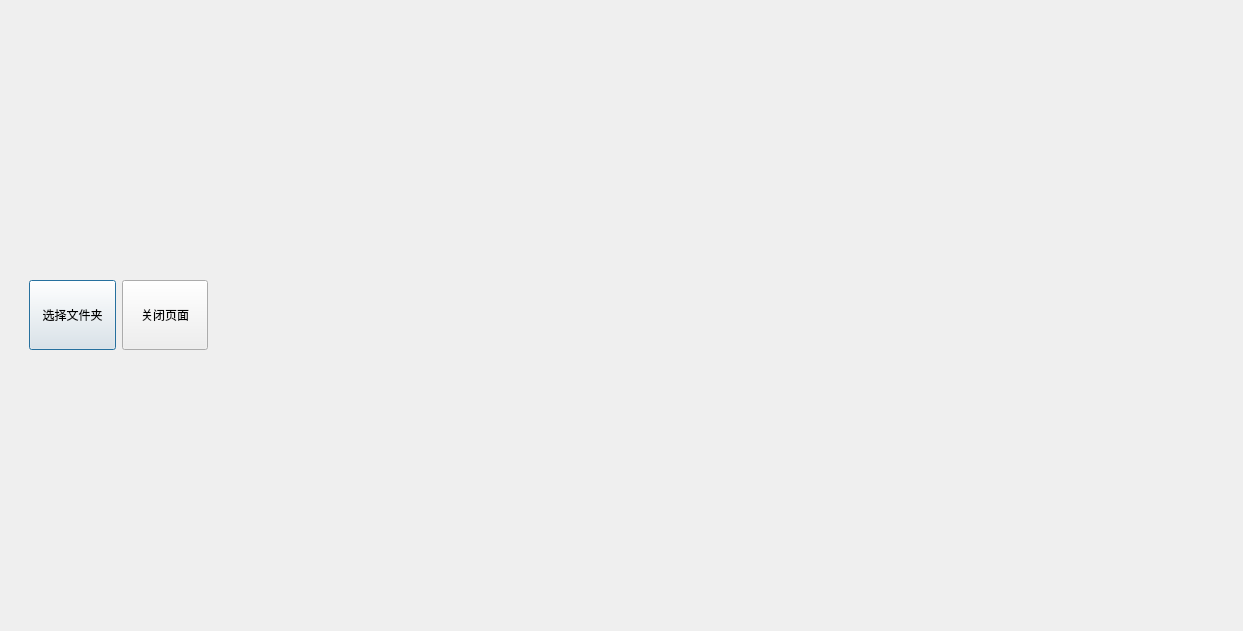
<?xml version="1.0" encoding="UTF-8"?>
<ui version="4.0">
 <class>WindowOne</class>
 <widget class="QDialog" name="WindowOne">
  <property name="geometry">
   <rect>
    <x>0</x>
    <y>0</y>
    <width>1239</width>
    <height>631</height>
   </rect>
  </property>
  <property name="windowTitle">
   <string>Dialog</string>
  </property>
  <layout class="QHBoxLayout" name="horizontalLayout" stretch="3,7">
   <item>
    <widget class="QWidget" name="widgetLeft" native="true">
     <property name="minimumSize">
      <size>
       <width>215</width>
       <height>0</height>
      </size>
     </property>
     <layout class="QVBoxLayout" name="verticalLayout_2" stretch="2,8">
      <item>
       <widget class="QWidget" name="widget_Btn" native="true">
        <layout class="QHBoxLayout" name="horizontalLayout_2">
         <item>
          <widget class="QPushButton" name="openBtn">
           <property name="minimumSize">
            <size>
             <width>0</width>
             <height>70</height>
            </size>
           </property>
           <property name="text">
            <string>选择文件夹</string>
           </property>
          </widget>
         </item>
         <item>
          <widget class="QPushButton" name="closeBtn">
           <property name="minimumSize">
            <size>
             <width>0</width>
             <height>70</height>
            </size>
           </property>
           <property name="text">
            <string>关闭页面</string>
           </property>
          </widget>
         </item>
        </layout>
       </widget>
      </item>
      <item>
       <layout class="QVBoxLayout" name="proLayout"/>
      </item>
     </layout>
    </widget>
   </item>
   <item>
    <widget class="QWidget" name="widgetRight" native="true">
     <property name="minimumSize">
      <size>
       <width>1000</width>
       <height>600</height>
      </size>
     </property>
     <property name="maximumSize">
      <size>
       <width>16777215</width>
       <height>16777215</height>
      </size>
     </property>
     <layout class="QVBoxLayout" name="verticalLayout" stretch="8,2">
      <item>
       <layout class="QVBoxLayout" name="picLayout"/>
      </item>
      <item>
       <layout class="QHBoxLayout" name="resLayout"/>
      </item>
     </layout>
    </widget>
   </item>
  </layout>
 </widget>
 <resources/>
 <connections/>
</ui>
